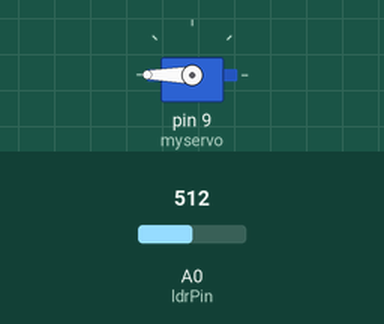
Recording of a sketch running on a simulated Arduino Uno, built with avr-gcc and run on an emulated ATmega328P. On the bench: servo. The test bench sets the inputs (shaded band); at power-on: A0 (ldrPin) = 512. What the sketch prints to the serial monitor is not drawn.

Above: at 1.2 s.
1.3 s: A0 (ldrPin) set to 306
At 2.6 s:
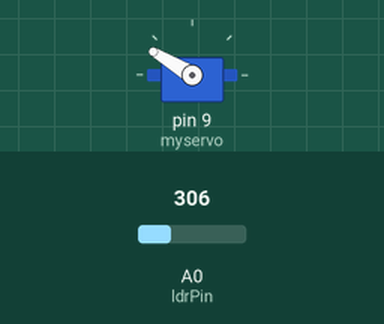
2.9 s: A0 (ldrPin) set to 170
At 4.2 s:
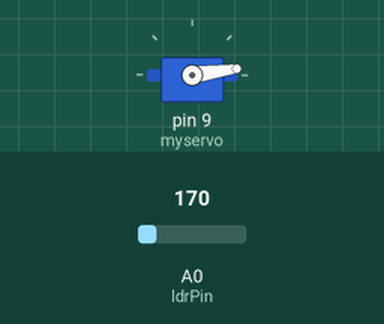
4.5 s: A0 (ldrPin) set to 511
At 5.8 s:
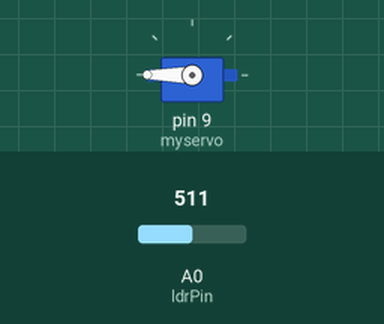
Timing chart, 0 to 7.5 s (numbered marks = the images above; inputs shaded):
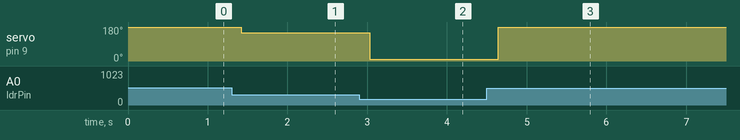

Measured:
- after the input at 1.3 s, servo on pin 9 (myservo): 180° → 149° after 0.12 s
- after the input at 2.9 s, servo on pin 9 (myservo): 149° → 8° after 0.13 s
- after the input at 4.5 s, servo on pin 9 (myservo): 8° → 180° after 0.14 s

The sketch:

Fifteenth.ino
```cpp
// Now this might look a corny project but it's quite a useful one we will be mapping the LDR input to Servo output to make a Night/Day detector

#include <Servo.h>

Servo myservo;        // Servo object
int ldrPin = A0;      // LDR analog input
float ldrVoltage = 0; // LDR voltage (0–5V)
int servoAngle = 0;   // Calculated servo angle (0–180)

void setup() {
  myservo.attach(9);       // Servo signal pin
  Serial.begin(9600);      // Serial monitor for debugging
  Serial.println("LDR-based servo control starting...");
}

void loop() {
  // Read LDR analog value (0–1023)
  int ldrValue = analogRead(ldrPin);

  // Convert ADC reading to voltage (0–5V)
  ldrVoltage = ldrValue * (5.0 / 1023.0);

  // ---------------------------
  // Nonlinear mapping to servo
  // ---------------------------
  // The way ldr gets affected (linearly) can't be tracked by human senses hence using non-linear/exponential mapping
  // Using an exponential factor to emphasize changes in light intensity
  // Map voltage 0.5V–4.5V to servo 0°–180° with nonlinear scaling
  float vMin = 0.5;  // Min voltage threshold (dark)
  float vMax = 4.5;  // Max voltage threshold (bright)
  float slope = 180.0 / (vMax - vMin); // Linear slope (before exponential)

  // Nonlinear mapping: angle = slope*(V - Vmin) * V^3
  servoAngle = slope * (ldrVoltage - vMin) * pow(ldrVoltage, 3);

  // Clamp servo angle between 0 and 180
  if (servoAngle < 0) servoAngle = 0;
  if (servoAngle > 180) servoAngle = 180;

  // Move servo to calculated angle
  myservo.write(servoAngle);

  // Debug output
  Serial.print("LDR Voltage: ");
  Serial.print(ldrVoltage);
  Serial.print(" V → Servo Angle: ");
  Serial.println(servoAngle);

  delay(200); // small delay for smooth readings
}
```
